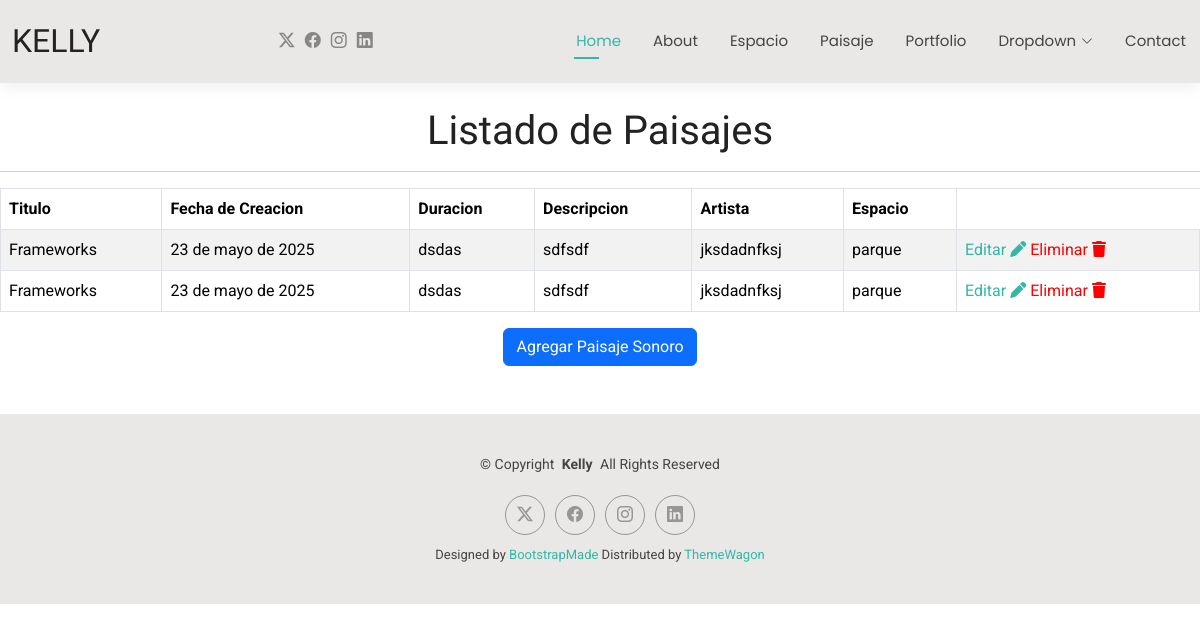
Page /paisajesonoro on the earlier database version.
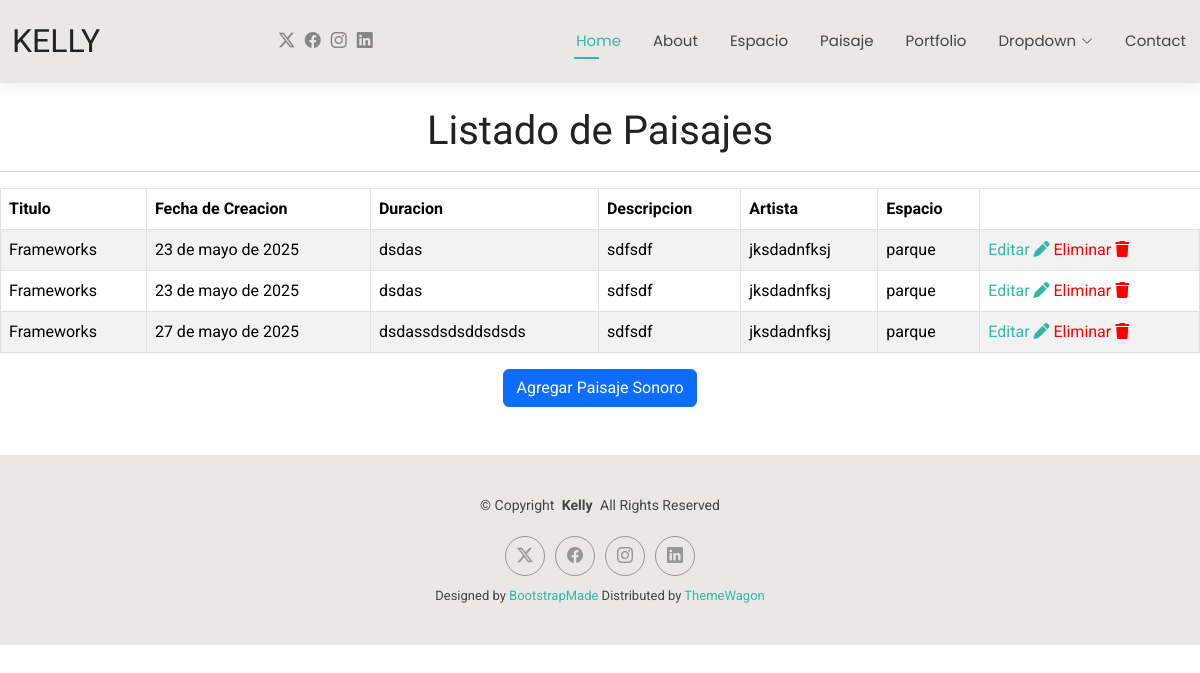
Same page on the later database version.
### Aplicaciones/Paisaje_sonoro/models.py (models this page shows)
class PaisajeSonoro(models.Model):
    titulo = models.CharField(max_length=100)
    fecha_creacion = models.DateField()
    duracion = models.CharField(max_length=10)
    descripcion = models.TextField(blank=True)
    artista = models.ForeignKey(Empleado, on_delete=models.CASCADE)
    espacio = models.ForeignKey(Espacio, on_delete=models.CASCADE)

### Aplicaciones/Empleado/models.py (models this page shows, shortened)
class Empleado(models.Model):
    nombre = models.CharField(max_length=100)
    apellido = models.CharField(max_length=100)
    tipo_empleado = models.CharField(max_length=50)
    email = models.EmailField()
    telefono = models.CharField(max_length=20)

### Aplicaciones/Espacio/models.py (models this page shows, shortened)
class Espacio(models.Model):
    nombre = models.CharField(max_length=100)
    tipo = models.CharField(max_length=50)
    ubicacion = models.CharField(max_length=200)
    descripcion = models.TextField(blank=True)

### Aplicaciones/Paisaje_sonoro/views.py (the view)
# urls.py: path('paisajesonoro', views.paisajesonoro, name='sonoro'),
def paisajesonoro(request):
    listadoPaisajesonoro = PaisajeSonoro.objects.all()
    return render(request, 'paisaje_sonoro.html', {'paisajesonoro': listadoPaisajesonoro})

### Aplicaciones/Paisaje_sonoro/templates/paisaje_sonoro.html
{% extends "plantillas.html" %}
{% load static %}
{% block body %}
<br>
<h1 class="text-center">Listado de Paisajes</h1>
<hr>
<table class="table table-bordered table-striped table-hover ">
    <thead>
        <tr>
            <th>Titulo</th>
            <th>Fecha de Creacion</th>
            <th>Duracion</th>
            <th>Descripcion</th>
            <th>Artista</th>
            <th>Espacio</th>
        </tr>
    </thead>
    <tbody>
        {% for paisaje in paisajesonoro %}
        <tr>
            <td>{{ paisaje.titulo }}</td>
            <td>{{ paisaje.fecha_creacion }}</td>
            <td>{{ paisaje.duracion }}</td>
            <td>{{ paisaje.descripcion }}</td>
            <td>{{ paisaje.artista.nombre }}</td>
            <td>{{ paisaje.espacio.nombre }}</td>
            <td><a  href="{% url 'editarPaisajeSonoro' paisaje.id %}">Editar <i class="fa fa-pen"></i></a>
                <a style="color: red;" href="">Eliminar <i class="fa fa-trash"></i></a></td>
        </tr>
        {% endfor %}
    </tbody>
</table>
<div class="text-center ">
    <a href="{% url 'nuevoPaisaje' %}" class="btn btn-primary " >
        Agregar Paisaje Sonoro
    </a>
</div>
<br>
<br>
{% endblock %}

Differences in the rows shown:
added PaisajeSonoro: titulo "Frameworks", fecha_creacion "27 de mayo de 2025", duracion "dsdassdsdsddsdsds", descripcion "sdfsdf", artista.nombre "jksdadnfksj", espacio.nombre "parque"
